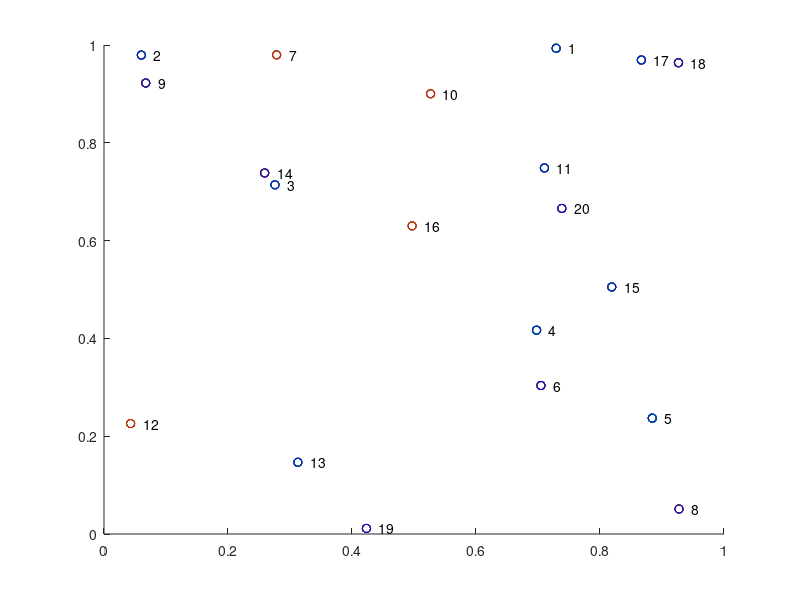

Source code (MATLAB):

% -------------------------------------------------------------------------
% Function: [class,type]=dbscan(x,k,Eps)
% -------------------------------------------------------------------------
% Aim:
% Clustering the data with Density-Based Scan Algorithm with Noise (DBSCAN)
% -------------------------------------------------------------------------
% Input:
% x - data set (m,n); m-objects, n-variables
% k - number of objects in a neighborhood of an object
% (minimal number of objects considered as a cluster)
% Eps - neighborhood radius, if not known avoid this parameter or put []
% -------------------------------------------------------------------------
% Output:
% class - vector specifying assignment of the i-th object to certain
% cluster (m,1)
% type - vector specifying type of the i-th object
% (core: 1, border: 0, outlier: -1)
% -------------------------------------------------------------------------
% Example of use:
% x=[randn(30,2)*.4;randn(40,2)*.5+ones(40,1)*[4 4]];
% [class,type]=dbscan(x,5,[])
% clusteringfigs('Dbscan',x,[1 2],class,type)
% -------------------------------------------------------------------------
% References:
% [1] M. Ester, H. Kriegel, J. Sander, X. Xu, A density-based algorithm for
% discovering clusters in large spatial databases with noise, proc.
% 2nd Int. Conf. on Knowledge Discovery and Data Mining, Portland, OR, 1996,
% p. 226, available from:
% www.dbs.informatik.uni-muenchen.de/cgi-bin/papers?query=--CO
% [2] M. Daszykowski, B. Walczak, D. L. Massart, Looking for
% Natural Patterns in Data. Part 1: Density Based Approach,
% Chemom. Intell. Lab. Syst. 56 (2001) 83-92
% -------------------------------------------------------------------------
% Written by Michal Daszykowski
% Department of Chemometrics, Institute of Chemistry,
% The University of Silesia
% December 2004
% http://www.chemometria.us.edu.pl

function  clustering_DBSCAN_2dim

Points=rand(20,2);

figure(1);
hold off;
scatter(Points(:,1),Points(:,2),[],'b','c');
for i=1:length(Points);
    text(Points(i,1)+.02,Points(i,2), strcat('   ',num2str(i)) ,'FontSize',10)
end
cc=hsv(100);


x=Points;

k=3;



[m,n]=size(x);

if nargin<3 | isempty(Eps)
    [Eps]=epsilon(x,k);
end
class(1:size(x,1))=0;
x=[[1:m]' x];
[m,n]=size(x);
type=zeros(1,m);
no=1;
touched=zeros(m,1);

for i=1:m
    if touched(i)==0;
        ob=x(i,:);
        %---------------
        hold on;
        scatter(Points(i,1),Points(i,2),[],'r');
        %---------------
        D=dist(ob(2:n),x(:,2:n));
        ind=find(D<=Eps);
        %---------------
        hold on;
        scatter(Points(ind',1),Points(ind',2),[],'g');
        hold on;
        scatter(Points(i,1),Points(i,2),[],'r');
        %---------------
        if length(ind)>1 & length(ind)<k+1
            type(i)=0;
            class(i)=0;
            %---------------
            hold on;
            scatter(Points(ind',1),Points(ind',2),[],'b');
            %---------------
        end
        if length(ind)==1
            type(i)=-1;
            class(i)=-1;
            touched(i)=1;
        end
        
        if length(ind)>=k+1;
            type(i)=1;
            class(ind)=ones(length(ind),1)*max(no);
            
            while ~isempty(ind)
                ob=x(ind(1),:);
                touched(ind(1))=1;
                ind(1)=[];
                D=dist(ob(2:n),x(:,2:n));
                i1=find(D<=Eps);
                %---------------
                hold on;
                scatter(Points(i1,1),Points(i1,2),[],'g');
                hold on;
                scatter(Points(ob(1),1),Points(ob(1),2),[],'r');
                
                %---------------
                if length(i1)>1
                    
                    class(i1)=no;
                    if length(i1)>=k+1;
                        type(ob(1))=1;
                        %---------------
                        hold on;
                        scatter(Points(ob(1),1),Points(ob(1),2),[],'r','filled');
                        %---------------
                    else
                        type(ob(1))=0;
                    end
                    
                    for i=1:length(i1)
                        if touched(i1(i))==0
                            touched(i1(i))=1;
                            ind=[ind i1(i)];
                            class(i1(i))=no;
                        end
                    end
                end
            end
            no=no+1;
            %-----------------------------------
            vv=class';
            vv=vv+1;
            for pp=2:(max(vv));
                %         plot(Points((vv==pp),1),Points((vv==pp),2),'g+--');
                hold on;
                scatter(Points((vv==pp),1),Points((vv==pp),2),[],cc(pp*5,:),'filled');
            end
            %-----------------------------------
        end
    end
end

i1=find(class==0);
class(i1)=-1;
type(i1)=-1;


%...........................................
function [Eps]=epsilon(x,k)

% Function: [Eps]=epsilon(x,k)
%
% Aim:
% Analytical way of estimating neighborhood radius for DBSCAN
%
% Input:
% x - data matrix (m,n); m-objects, n-variables
% k - number of objects in a neighborhood of an object
% (minimal number of objects considered as a cluster)



[m,n]=size(x);
a=(prod(max(x)-min(x))).^(1/n);
b=k.^(1/n);
c=(gamma(.5*n+1)).^(1/n);
d=(m*sqrt(pi.^n)).^(1/n);
Eps=a*b*c/d;
%Eps=((prod(max(x)-min(x))*k*gamma(.5*n+1))/(m*sqrt(pi.^n))).^(1/n);


%............................................
function [D]=dist(i,x)

% function: [D]=dist(i,x)
%
% Aim:
% Calculates the Euclidean distances between the i-th object and all objects in x
%
% Input:
% i - an object (1,n)
% x - data matrix (m,n); m-objects, n-variables
%
% Output:
% D - Euclidean distance (m,1)



[m,n]=size(x);
D=sqrt(sum((((ones(m,1)*i)-x).^2)'));

if n==1
    D=abs((ones(m,1)*i-x))';
end
